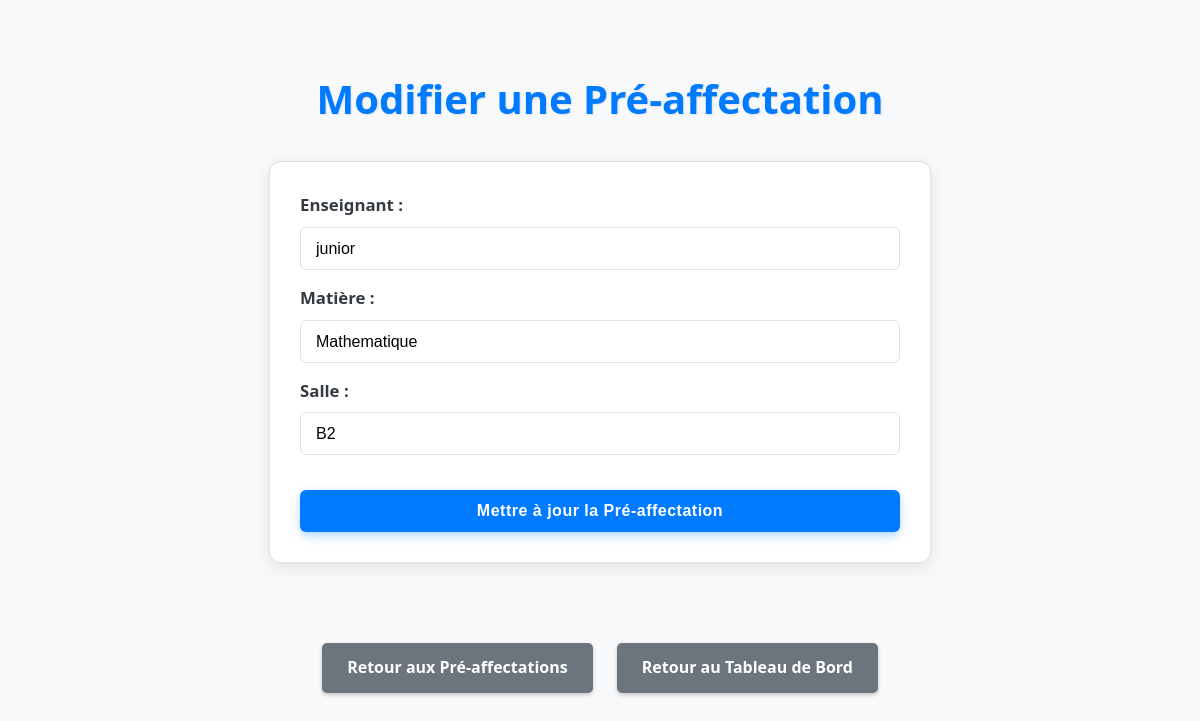
/admin/modifier_pre_affectation.php?id=9, run on the app's committed database.
### tables this page shows
CREATE TABLE IF NOT EXISTS `donnees_emploi` (
  `id` int NOT NULL AUTO_INCREMENT,
  `enseignant_id` int NOT NULL,
  `matiere_id` int NOT NULL,
  `salle_id` int NOT NULL,
  `salle_physique_id` int NOT NULL,
  PRIMARY KEY (`id`),
  UNIQUE KEY `unique_pre_affectation` (`enseignant_id`,`matiere_id`,`salle_physique_id`,`salle_id`),
  UNIQUE KEY `unique_enseignant_matiere_classe` (`enseignant_id`,`matiere_id`,`salle_id`),
  KEY `fk_matiere_edt` (`matiere_id`),
  KEY `fk_salle_edt` (`salle_id`),
  KEY `fk_salle_physique_edt` (`salle_physique_id`)
);

CREATE TABLE IF NOT EXISTS `enseignants` (
  `id` int NOT NULL AUTO_INCREMENT,
  `nom` varchar(100) NOT NULL,
  `classe` varchar(100) DEFAULT NULL,
  `volume_horaire` int DEFAULT NULL,
  `mot_de_passe` varchar(255) DEFAULT NULL,
  `type_evenement` varchar(50) DEFAULT NULL,
  `salle_id` int DEFAULT NULL,
  `matiere` varchar(255) DEFAULT NULL,
  `email` varchar(255) NOT NULL,
  PRIMARY KEY (`id`)
);

CREATE TABLE IF NOT EXISTS `matieres` (
  `id` int NOT NULL AUTO_INCREMENT,
  `nom` varchar(100) NOT NULL,
  `duree` int DEFAULT '4',
  `id_enseignant` int DEFAULT NULL,
  `nom_enseignant` varchar(255) DEFAULT NULL,
  PRIMARY KEY (`id`),
  KEY `fk_matiere_enseignant` (`id_enseignant`)
);

CREATE TABLE IF NOT EXISTS `salles` (
  `id` int NOT NULL AUTO_INCREMENT,
  `nom` varchar(100) NOT NULL,
  `capacite` int DEFAULT NULL,
  `est_indisponible` tinyint DEFAULT '0',
  PRIMARY KEY (`id`)
);

### admin/modifier_pre_affectation.php (the view, shortened to what this page needs)
<?php
$host = 'localhost';
$db   = 'gilles_le_magnifique';
$user = 'root';
$pass = 'root';
$charset = 'utf8mb4';
$dsn = "mysql:host=$host;dbname=$db;charset=$charset";
$options = [
    PDO::ATTR_ERRMODE            => PDO::ERRMODE_EXCEPTION,
    PDO::ATTR_DEFAULT_FETCH_MODE => PDO::FETCH_ASSOC,
    PDO::ATTR_EMULATE_PREPARES   => false,
];
$conn = null;
try {
    $conn = new PDO($dsn, $user, $pass, $options);
} catch (\PDOException $e) {
    die("Erreur de connexion à la base de données : " . $e->getMessage());
}
$pre_assignment_id = isset($_GET['id']) ? intval($_GET['id']) : 0;
$current_pre_assignment = null;
$enseignants = $conn->query("SELECT id, nom FROM enseignants ORDER BY nom ASC")->fetchAll();
$matieres = $conn->query("SELECT id, nom FROM matieres ORDER BY nom ASC")->fetchAll();
$salles = $conn->query("SELECT id, nom FROM salles ORDER BY nom ASC")->fetchAll();
if ($pre_assignment_id > 0) {
    try {
        $stmt = $conn->prepare("SELECT enseignant_id, matiere_id, salle_id FROM donnees_emploi WHERE id = ?");
        $stmt->execute([$pre_assignment_id]);
        $current_pre_assignment = $stmt->fetch();
    } catch (\PDOException $e) {
        $message = "Erreur lors du chargement de la pré-affectation : " . $e->getMessage();
        $messageType = "error";
    }
} else {
    $message = "ID de pré-affectation invalide.";
    $messageType = "error";
}
?>
<!DOCTYPE html>
<html lang="fr">
<head>
</head>
<body>
    <h1>Modifier une Pré-affectation</h1>
    <div class="container">
        <?php if ($current_pre_assignment): ?>
            <form method="post" action="modifier_pre_affectation.php?id=<?php echo htmlspecialchars($pre_assignment_id); ?>">
                <div class="form-group">
                    <label for="enseignant_id">Enseignant :</label>
                    <select id="enseignant_id" name="enseignant_id" required>
                        <?php foreach ($enseignants as $enseignant): ?>
                            <option value="<?php echo htmlspecialchars($enseignant['id']); ?>"
                                <?php echo ($enseignant['id'] == $current_pre_assignment['enseignant_id']) ? 'selected' : ''; ?>>
                                <?php echo htmlspecialchars($enseignant['nom']); ?>
                            </option>
                        <?php endforeach; ?>
                    </select>
                </div>
                <div class="form-group">
                    <label for="matiere_id">Matière :</label>
                    <select id="matiere_id" name="matiere_id" required>
                        <?php foreach ($matieres as $matiere): ?>
                            <option value="<?php echo htmlspecialchars($matiere['id']); ?>"
                                <?php echo ($matiere['id'] == $current_pre_assignment['matiere_id']) ? 'selected' : ''; ?>>
                                <?php echo htmlspecialchars($matiere['nom']); ?>
                            </option>
                        <?php endforeach; ?>
                    </select>
                </div>
                <div class="form-group">
                    <label for="salle_id">Salle :</label>
                    <select id="salle_id" name="salle_id" required>
                        <?php foreach ($salles as $salle): ?>
                            <option value="<?php echo htmlspecialchars($salle['id']); ?>"
                                <?php echo ($salle['id'] == $current_pre_assignment['salle_id']) ? 'selected' : ''; ?>>
                                <?php echo htmlspecialchars($salle['nom']); ?>
                            </option>
                        <?php endforeach; ?>
                    </select>
                </div>
                <input type="submit" name="update_pre_affectation" value="Mettre à jour la Pré-affectation">
            </form>
        <?php endif; ?>
    </div>
    <div class="button-container">
        <a href="pas_emploi.php" class="action-button button-retour">Retour aux Pré-affectations</a>
        <a href="dashboard.php" class="action-button button-retour">Retour au Tableau de Bord</a>
    </div>
</body>
</html>

### admin/modifier_pre_affectation.php (style rules this page uses)
:root { --primary-color: #007bff; --secondary-color: #6c757d; --success-color: #28a745; --danger-color: #dc3545; --warning-color: #ffc107; --info-color: #17a2b8; --action-edit: #ffc107; --action-delete: #dc3545; --bg-light: #f8f9fa; --text-dark: #343a40; --text-light: #6c757d; --border-color: #dee2e6; --box-shadow-light: rgba(0, 0, 0, 0.1); }
body { font-family: 'Segoe UI', Tahoma, Geneva, Verdana, sans-serif; line-height: 1.6; margin: 0; padding: 40px 20px; background-color: var(--bg-light); color: var(--text-dark); display: flex; flex-direction: column; align-items: center; min-height: 100vh; }
h1 { color: var(--primary-color); margin-bottom: 30px; text-align: center; font-size: 2.5em; text-shadow: 1px 1px 2px rgba(0, 0, 0, 0.1); }
.container { background-color: white; padding: 30px; border-radius: 12px; box-shadow: 0 4px 15px var(--box-shadow-light); width: 100%; max-width: 600px; margin-bottom: 30px; border: 1px solid var(--border-color); }
.form-group { display: flex; flex-direction: column; margin-bottom: 15px; }
.form-group label { margin-bottom: 8px; font-weight: bold; color: var(--text-dark); font-size: 1.05em; }
select, input[type="text"], input[type="submit"] { width: 100%; padding: 12px 15px; border: 1px solid var(--border-color); border-radius: 6px; font-size: 1em; box-sizing: border-box; transition: border-color 0.3s ease, box-shadow 0.3s ease; -webkit-appearance: none; -moz-appearance: none; appearance: none; background-color: #fff; background-repeat: no-repeat; background-position: right 15px top 50%; background-size: 10px; }
input[type="submit"] { background-color: var(--primary-color); color: white; cursor: pointer; border: none; font-weight: bold; letter-spacing: 0.5px; margin-top: 20px; box-shadow: 0 4px 10px rgba(0, 123, 255, 0.3); transition: background-color 0.3s ease, transform 0.2s ease, box-shadow 0.3s ease; }
.button-container { margin-top: 30px; text-align: center; padding: 20px; }
.action-button { display: inline-block; padding: 12px 25px; margin: 0 10px; font-size: 16px; font-weight: bold; border-radius: 5px; text-decoration: none; transition: background-color 0.3s ease, transform 0.2s ease; cursor: pointer; border: none; box-shadow: 0 2px 4px rgba(0,0,0,0.2); }
.button-retour { background-color: #6c757d; color: white; }

### data on the page
donnees_emploi: enseignant_id "junior", matiere_id "Mathematique", salle_id "B2"
